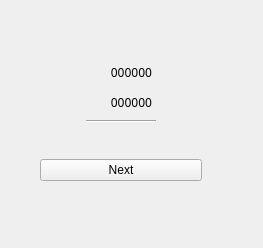
<?xml version="1.0" encoding="UTF-8"?>
<ui version="4.0">
 <class>VisualizationWindow</class>
 <widget class="QMainWindow" name="VisualizationWindow">
  <property name="windowModality">
   <enum>Qt::WindowModality::NonModal</enum>
  </property>
  <property name="geometry">
   <rect>
    <x>0</x>
    <y>0</y>
    <width>263</width>
    <height>248</height>
   </rect>
  </property>
  <property name="sizePolicy">
   <sizepolicy hsizetype="Preferred" vsizetype="Preferred">
    <horstretch>0</horstretch>
    <verstretch>0</verstretch>
   </sizepolicy>
  </property>
  <property name="windowTitle">
   <string>Visualization</string>
  </property>
  <widget class="QWidget" name="centralwidget">
   <property name="autoFillBackground">
    <bool>false</bool>
   </property>
   <widget class="QWidget" name="verticalLayoutWidget">
    <property name="geometry">
     <rect>
      <x>40</x>
      <y>30</y>
      <width>162</width>
      <height>151</height>
     </rect>
    </property>
    <layout class="QVBoxLayout" name="verticalLayout">
     <property name="sizeConstraint">
      <enum>QLayout::SizeConstraint::SetDefaultConstraint</enum>
     </property>
     <item>
      <widget class="QLabel" name="carry">
       <property name="font">
        <font>
         <family>SF Mono</family>
        </font>
       </property>
       <property name="text">
        <string/>
       </property>
       <property name="alignment">
        <set>Qt::AlignmentFlag::AlignRight|Qt::AlignmentFlag::AlignTrailing|Qt::AlignmentFlag::AlignVCenter</set>
       </property>
       <property name="margin">
        <number>0</number>
       </property>
       <property name="indent">
        <number>50</number>
       </property>
      </widget>
     </item>
     <item>
      <widget class="QLabel" name="firstNum">
       <property name="font">
        <font>
         <family>SF Mono</family>
         <hintingpreference>PreferDefaultHinting</hintingpreference>
        </font>
       </property>
       <property name="text">
        <string>000000</string>
       </property>
       <property name="alignment">
        <set>Qt::AlignmentFlag::AlignRight|Qt::AlignmentFlag::AlignTrailing|Qt::AlignmentFlag::AlignVCenter</set>
       </property>
       <property name="indent">
        <number>50</number>
       </property>
      </widget>
     </item>
     <item>
      <widget class="QLabel" name="secondNum">
       <property name="font">
        <font>
         <family>SF Mono</family>
        </font>
       </property>
       <property name="text">
        <string>000000</string>
       </property>
       <property name="alignment">
        <set>Qt::AlignmentFlag::AlignRight|Qt::AlignmentFlag::AlignTrailing|Qt::AlignmentFlag::AlignVCenter</set>
       </property>
       <property name="indent">
        <number>50</number>
       </property>
      </widget>
     </item>
     <item alignment="Qt::AlignmentFlag::AlignHCenter">
      <widget class="Line" name="line">
       <property name="minimumSize">
        <size>
         <width>70</width>
         <height>0</height>
        </size>
       </property>
       <property name="orientation">
        <enum>Qt::Orientation::Horizontal</enum>
       </property>
      </widget>
     </item>
     <item>
      <widget class="QLabel" name="result">
       <property name="font">
        <font>
         <family>SF Mono</family>
        </font>
       </property>
       <property name="text">
        <string/>
       </property>
       <property name="textFormat">
        <enum>Qt::TextFormat::AutoText</enum>
       </property>
       <property name="alignment">
        <set>Qt::AlignmentFlag::AlignRight|Qt::AlignmentFlag::AlignTrailing|Qt::AlignmentFlag::AlignVCenter</set>
       </property>
       <property name="margin">
        <number>0</number>
       </property>
       <property name="indent">
        <number>50</number>
       </property>
      </widget>
     </item>
     <item>
      <widget class="QPushButton" name="nextButton">
       <property name="text">
        <string>Next</string>
       </property>
      </widget>
     </item>
    </layout>
   </widget>
  </widget>
  <widget class="QMenuBar" name="menubar">
   <property name="geometry">
    <rect>
     <x>0</x>
     <y>0</y>
     <width>263</width>
     <height>24</height>
    </rect>
   </property>
  </widget>
 </widget>
 <resources/>
 <connections/>
</ui>
